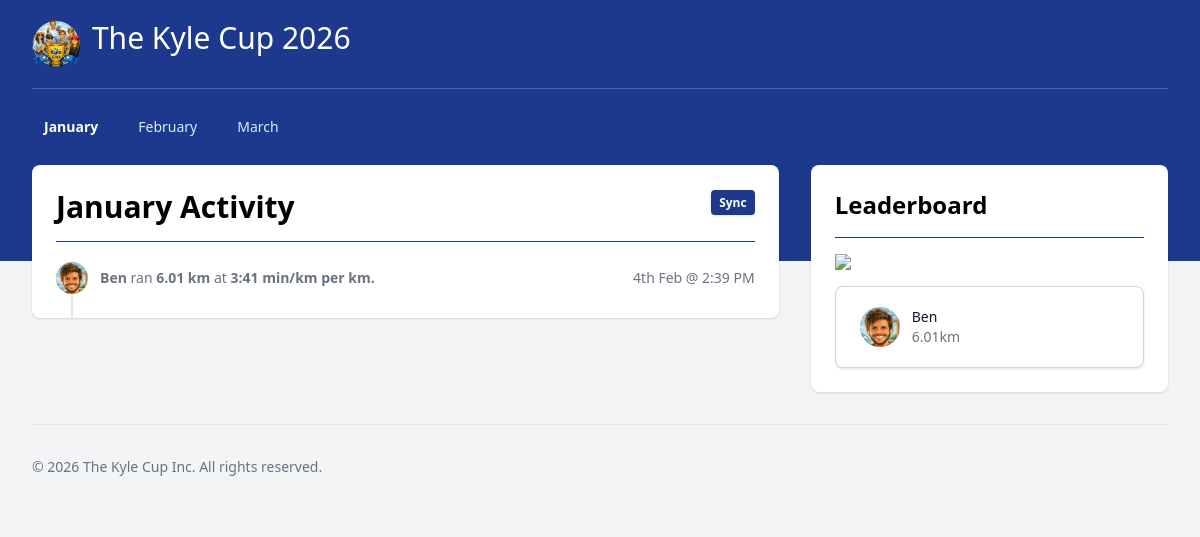
Page /month/jan on the earlier database version.
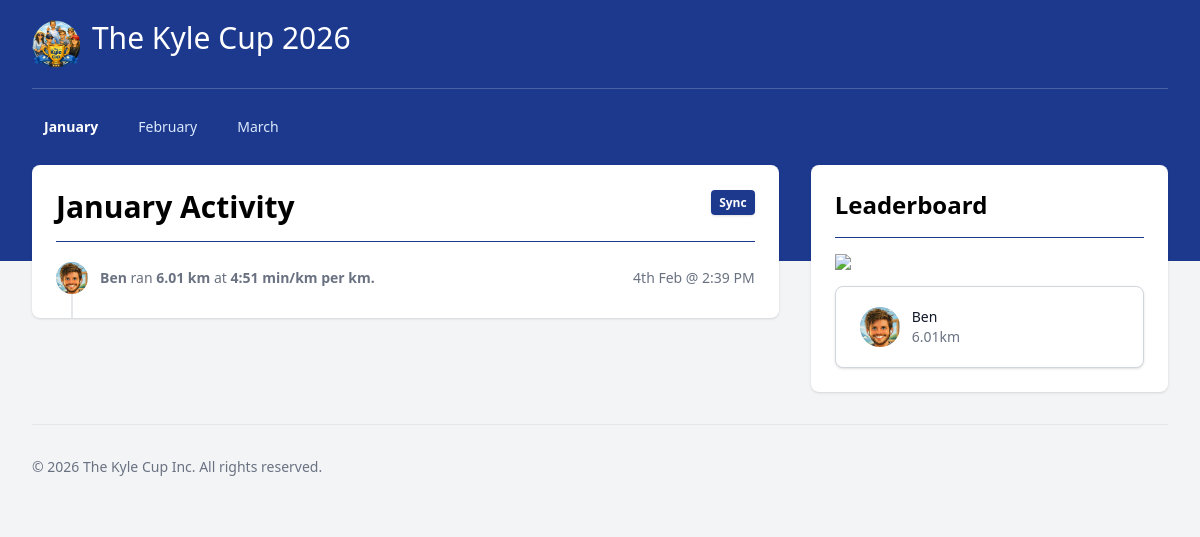
Same page on the later database version.
### leaderboard/models.py (models this page shows, shortened)
class Activity(models.Model):
    strava_id = models.BigIntegerField()
    type = models.CharField(max_length=40)
    date = models.DateTimeField()
    athlete_month_summary = models.ForeignKey(AthleteMonthSummary, on_delete=models.CASCADE, related_name='activities')
    distance = models.DecimalField(max_digits=6, decimal_places=2)
    pace = models.DecimalField(max_digits=6, decimal_places=4)
    invalid = models.BooleanField(
        default=False,
        help_text='Used to manually invalidate an activity if it\'s deemed to be outside the spirit of the game'
    )
    class Meta:
        verbose_name_plural = "activities"
        ordering = ['-date']
    def distance_calculated(self):
        if self.athlete_month_summary.athlete.is_double_points:
            return self.distance * 2
        return self.distance
    def pace_display(self):
        if self.pace:
            seconds_per_km = 1000 / self.pace
            minutes = int(seconds_per_km // 60)
            seconds = int(round(seconds_per_km % 60))
            if seconds == 60:
                minutes += 1
                seconds = 0
            return f"{minutes}:{seconds:02d} min/km"
    def date_display(self):
        date_converted = timezone.localtime(self.date)
        return date_converted.strftime('%-d') + self.suffix(date_converted.day) + date_converted.strftime(' %b @ %-I:%M %p')
    def suffix(self, day):
        return {1:'st',2:'nd',3:'rd'}.get(day%20, 'th')

class AthleteMonthSummary(models.Model):
    month = models.ForeignKey(Month, on_delete=models.CASCADE)
    athlete = models.ForeignKey(Athlete, on_delete=models.CASCADE)
    class Meta:
        ordering = ['month__date']
    def total_distance(self):
        total = Decimal(0)
        for activity in self.activities.filter(invalid=False):
            total = total + activity.distance_calculated()
        return total

class Athlete(models.Model):
    name = models.CharField(max_length=80)
    slug = models.SlugField()
    is_double_points = models.BooleanField(default=False)
    strava_id = models.PositiveIntegerField(blank=True, null=True)
    strava_access_token = models.CharField(max_length=255, blank=True, null=True)
    strava_refresh_token = models.CharField(max_length=255, blank=True, null=True)
    def avatar(self):
        return '/static/images/avatars/%s.png' % self.slug

### leaderboard/views.py (the view)
# urls.py: path('month/<slug:slug>', views.MonthView.as_view(), name='month'),
class MonthView(DetailView):
    model = models.Month
    template_name = 'month.html'
    def get_context_data(self, **kwargs):
        context = super().get_context_data(**kwargs)
        context["months"] = models.Month.objects.all()
        context["activities"] = models.Activity.objects.filter(invalid=False, athlete_month_summary__month=self.get_object())
        context["athletes"] = self.athletes_ordered()
        return context
    def athletes_ordered(self):
        athletes = models.AthleteMonthSummary.objects.filter(month=self.get_object())
        return sorted(athletes, key=lambda athlete: athlete.total_distance(), reverse=True)

### templates/month.html (shortened to what this page needs)
{% extends 'base.html' %}
{% load static %}
{% block content %}
<div class="border-b border-blue-900 pb-4 flex justify-between">
  <h1 class="text-3xl font-bold">
    {{ object.name }} Activity
  </h1>
  <div>
    <a
      href="/strava/sync/{{ object.slug}}"
      class="rounded bg-blue-900 px-2 py-1 text-xs font-semibold text-white shadow-sm hover:bg-blue-500 focus-visible:outline focus-visible:outline-2 focus-visible:outline-offset-2 focus-visible:outline-blue-900"
    >
      Sync
    </a>
  </div>
</div>
<div class="flow-root mt-5">
  {% if not activities %}
  {% include 'snippets/alert.html' with message='No activities to display.' %}
  {% else %}
  <ul role="list" class="-mb-8">
    {% for activity in activities %}
    <li>
      <div class="relative pb-8">
        <span aria-hidden="true" class="absolute left-4 top-4 -ml-px h-full w-0.5 bg-gray-200"></span>
        <div class="relative flex space-x-3">
          <div>
            <img src="{{ activity.athlete_month_summary.athlete.avatar }}" alt="{{ activity.athlete_month_summary.athlete.name }}" class="size-8 rounded-full bg-gray-300 outline outline-1 -outline-offset-1 outline-black/5" />
          </div>
          <div class="flex min-w-0 flex-1 justify-between space-x-4 pt-1.5">
            <div>
              <p class="text-sm text-gray-500">
                <span class="font-bold">{{ activity.athlete_month_summary.athlete.name }}</span> ran
                <span class="font-bold">{{ activity.distance }} km</span>
                at <span class="font-bold">{{ activity.pace_display }} per km.</span>
              </p>
            </div>
            <div class="whitespace-nowrap text-right text-sm text-gray-500">
              <time datetime="{{ activity.date|date:"Y-m-d" }}">{{ activity.date_display }}</time>
            </div>
          </div>
        </div>
      </div>
    </li>
    {% endfor %}
  </ul>
  {% endif %}
</div>
{% endblock %}
{% block content-right %}
<div class="border-b border-blue-900 pb-4 mb-4">
  <h2 class="text-2xl font-bold">
    Leaderboard
  </h2>
</div>
{% if object.slug == 'jan' %}
<img src="{% static 'images/jan.png' %}" />
{% endif %}
{% if not athletes %}
  {% include 'snippets/alert.html' with message='No athletes to display.' %}
{% else %}
{% for athlete in athletes %}
<div class="mt-4 relative flex items-center space-x-3 rounded-lg border border-gray-300 bg-white px-6 py-5 shadow-sm">
  <div class="shrink-0">
    <img src="{{ athlete.athlete.avatar }}" alt="{{ athlete.athlete.name }}" class="size-10 rounded-full bg-gray-300 outline outline-1 -outline-offset-1 outline-black/5" />
  </div>
  <div class="min-w-0 flex-1">
    <span aria-hidden="true" class="absolute inset-0"></span>
    <p class="text-sm font-medium text-gray-900">{{ athlete.athlete.name }}</p>
    <p class="truncate text-sm text-gray-500">
      {{ athlete.total_distance }}km
    </p>
  </div>
</div>
{% endfor %}
{% endif %}
{% endblock %}

Differences in the rows shown:
changed Activity "4th Feb @ 2:39 PM": pace_display "3:41 min/km" → "4:51 min/km"
